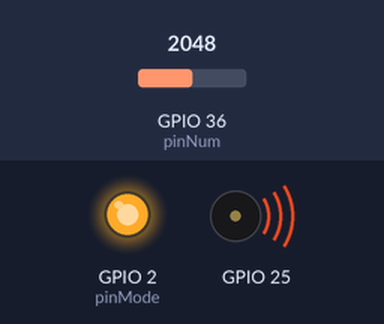
Recording of a sketch running on a simulated ESP32. Shown: output pins drawn as LEDs (lit = HIGH), buzzer (waves = sounding). The inputs (shaded band) are chosen by the test bench; at power-on: GPIO 36 (pinNum) = 2048. What the sketch prints to the serial monitor is not drawn.

Above: at 0.2 s.
Timing chart, 0 to 1.7 s (numbered marks = the images above):
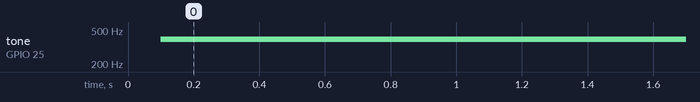

The sketch:

Lab2-1.ino
```cpp
#define _A0_LIGHT_ADC 36
int pinNum=36;
int freq =   2000     ; //PWM 주파수 설정
int channel1 =   0      ; //PWM 채널 설정(0~15)
int resolution =  8     ; //PWM duty cycle resolution 설정(1~16bit)
int index_x=0;
int freq_tone[] =  {261, 293, 329, 349, 391, 440, 493, 523 };

void setup() {
  Serial.begin(115200);
  ledcSetup(  channel1     , freq, resolution     ); //ledcSetup(PWM 채널, 주파수, 해상도)
  ledcAttachPin(   25    ,   channel1    ); //ledcAttachPin(GPIO핀, 채널 설정)
  pinMode(   2    ,  OUTPUT     ); //pinMode(GPIO핀, mode), mode: INPUT/OUTPUT
  digitalWrite(   2    ,  HIGH     ); //digitalWrite(GPIO핀, value) value: HIGH/LOW
}

void loop() {
  Serial.print("Light Sensor Value = ");
  delay(100);
  index_x = ((analogRead(pinNum))/512);

    ledcWriteTone(  channel1      , freq_tone[index_x]      ); //ledcWriteTone(PWM Channel, frequenc

}
```

Measured:
- by itself, tone on GPIO 25: silent → 391 Hz at 0.10 s
